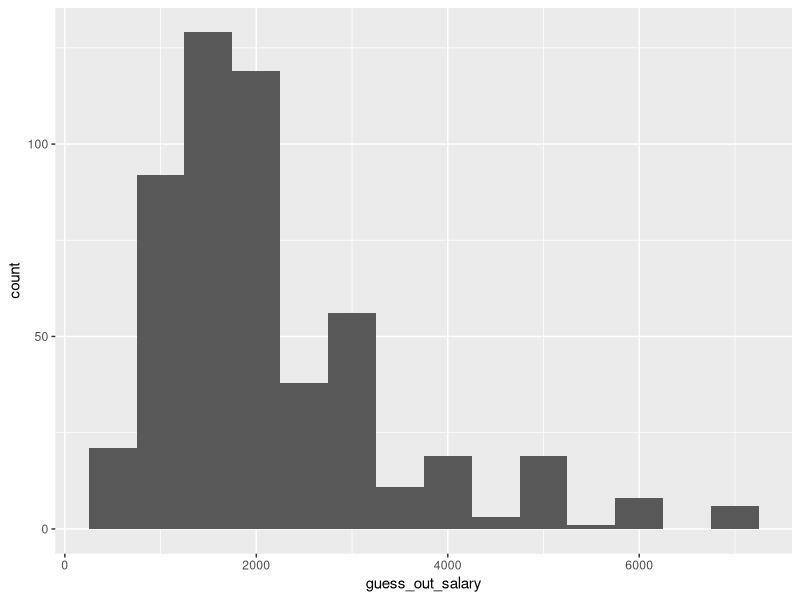

Reproduce this figure in R. (Note: this script raises an error after producing the figure.)

# Setup -------------------------------------------------------------------

library(tidyverse)
library(readxl)

# hip <- read_excel('data/weekdayend_all.xlsx')   # 295 obs. of 381 variables
hip <- read_excel('data/weekdayend_all2.xlsx')   # 525 obs. of 382 variables

dict <- read_csv('dictionary.csv')


# OA (morning) ------------------------------------------------------------

OA_names <- dict %>%
  filter(subcategory == 'OA_m') %>%
  pull(name)

OA_names_ms <- OA_names[-(1:8)]

## Cleaning ---------------------------------------------------------------

### Recoding --------------------------------------------------------------

hip_OA <- hip %>%
  select(all_of(OA_names[1:8])) %>%   # all but `minimal_salary_*` variables
  mutate(across(OA_names[1:5], as.integer)) %>%
  mutate(across(OA_names[6:8], as.factor)) %>%
  mutate(across(OA_names[6:8], ~recode(.,
                                       `0` = 'Likely',
                                       `1` = 'Somewhat likely',
                                       `2` = 'Somewhat unlikely',
                                       `3` = 'Very unlikely')))

### Winsorizing and trimming outliers -------------------------------------

# by winsorizing first, no need to specify `na.rm = TRUE` in `quantile()`
hip_OA <- hip_OA %>%

  mutate(guess_out_salary = replace(
    guess_out_salary,
    which(guess_out_salary > quantile(guess_out_salary, 0.99)),
    quantile(guess_out_salary, 0.99))) %>%
  mutate(guess_out_salary = replace(
    guess_out_salary,
    which(guess_out_salary < quantile(guess_out_salary, 0.01)),
    NA_real_))

### `minimal_salary_*` ----------------------------------------------------

hip_OA_ms <- hip %>%
  select(all_of(OA_names_ms))

# replace each `1` in `minimal_salary_*` with its corresponding value
# e.g. each `1` in `minimal_salary_a` becomes `600`
# and replace each `0` with `NA` of type double
for (i in 1:15) {
  hip_OA_ms <- hip_OA_ms %>%
    mutate(!!sym(OA_names_ms[i]) := recode(!!sym(OA_names_ms[i]),
                                           `0` = NA_real_,
                                           `1` = (i + 5) * 100))
}

# create new variable `minimal_salary`
# which is the minimum value across all `minimal_salary_*` columns
hip_OA_ms <- hip_OA_ms %>%
  rowwise() %>%
  mutate(minimal_salary = min(across(all_of(OA_names_ms)), na.rm = TRUE))

## Figures ----------------------------------------------------------------

ggplot(data = hip_OA) +
  geom_histogram(aes(x = guess_out_salary), binwidth = 500) +
  ggsave('figures/outside_options/OA1.png')

ggplot(data = hip_OA) +
  geom_histogram(aes(x = guess_out_hour), binwidth = 1) +
  ggsave('figures/outside_options/OA2.png')

ggplot(data = hip_OA) +
  geom_histogram(aes(x = guess_out_day), binwidth = 1) +
  ggsave('figures/outside_options/OA3.png')

ggplot(data = hip_OA) +
  geom_histogram(aes(x = guess_out_extra), binwidth = 1) +
  ggsave('figures/outside_options/OA4.png')

ggplot(data = hip_OA) +
  geom_histogram(aes(x = guess_out_night), binwidth = 1) +
  ggsave('figures/outside_options/OA4b.png')

ggplot(data = hip_OA) +
  geom_bar(aes(x = guess_out_transp)) +
  ggsave('figures/outside_options/OA5.png')

ggplot(data = hip_OA) +
  geom_bar(aes(x = guess_out_lunch)) +
  ggsave('figures/outside_options/OA6.png')

ggplot(data = hip_OA) +
  geom_bar(aes(x = guess_out_attend)) +
  ggsave('figures/outside_options/OA7.png')

ggplot(data = hip_OA_ms) +
  geom_histogram(aes(x = minimal_salary), binwidth = 100) +
  ggsave('figures/outside_options/OA8.png')


# OB (morning) ------------------------------------------------------------

OB_names <- dict %>%
  filter(subcategory == 'OB_m') %>%
  pull(name)

## Cleaning ---------------------------------------------------------------

### Recoding --------------------------------------------------------------

hip_OB <- hip %>%
  select(all_of(OB_names)) %>%
  mutate(across(OB_names[c(1, 3, 4)], as.integer)) %>%
  mutate(across(OB_names[c(2, 5)], as.factor)) %>%
  mutate(across(OB_names[c(2, 5)], ~recode(.,
                                           `0` = 'No',
                                           `1` = 'Yes',
                                           `100` = 'Not sure')))

### Trim errors -----------------------------------------------------------

hip_OB <- hip_OB %>%
  mutate(guess_out_promote = replace(guess_out_promote,
                                     which(guess_out_promote > 100L),
                                     NA_real_))

### Winsorizing and trimming outliers -------------------------------------

hip_OB <- hip_OB %>%

  mutate(guess_out_salary_1y = replace(
    guess_out_salary_1y,
    which(guess_out_salary_1y > quantile(guess_out_salary_1y, 0.99)),
    quantile(guess_out_salary_1y, 0.99))) %>%
  mutate(guess_out_salary_1y = replace(
    guess_out_salary_1y,
    which(guess_out_salary_1y < quantile(guess_out_salary_1y, 0.01)),
    NA_real_)) %>%

  mutate(guess_out_salary_super = replace(
    guess_out_salary_super,
    which(guess_out_salary_super > quantile(guess_out_salary_super, 0.99)),
    quantile(guess_out_salary_super, 0.99))) %>%
  mutate(guess_out_salary_super = replace(
    guess_out_salary_super,
    which(guess_out_salary_super < 100L), # too many above 1st percentile
    NA_real_))

## Figures ----------------------------------------------------------------

ggplot(data = hip_OB) +
  geom_histogram(aes(x = guess_out_salary_1y), binwidth = 500) +
  ggsave('figures/outside_options/OB2.png')

ggplot(data = hip_OB) +
  geom_bar(aes(x = guess_out_salary_1y_com)) +
  ggsave('figures/outside_options/OB2c.png')

ggplot(data = hip_OB) +
  geom_histogram(aes(x = guess_out_promote), binwidth = 10) +
  ggsave('figures/outside_options/OB3.png')

ggplot(data = hip_OB) +
  geom_histogram(aes(x = guess_out_salary_super), binwidth = 500) +
  ggsave('figures/outside_options/OB4.png')

ggplot(data = hip_OB) +
  geom_bar(aes(x = guess_out_promote_com)) +
  ggsave('figures/outside_options/OB4c.png')


# OC (morning) ------------------------------------------------------------

OC_names <- dict %>%
  filter(subcategory == 'OC_m') %>%
  pull(name)

## Cleaning ---------------------------------------------------------------

### Recoding --------------------------------------------------------------

hip_OC <- hip %>%
  select(all_of(OC_names)) %>%
  mutate(across(OC_names[c(1, 3, 5)], as.factor)) %>%
  mutate(across(OC_names[c(1, 3, 5)],
                ~recode(.,
                        `10` = 'Salary as an entry-level worker in the first month',
                        `11` = 'Salary as an entry-level worker after 6 months',
                        `12` = 'Chance of promotion to a higher level after 6 months',
                        `13` = 'Salary in the higher level',
                        `2` = 'Provide good work benefit',
                        `3` = 'Reasonable work hours',
                        `4` = 'The task is interesting',
                        `5` = 'Skill development',
                        `6` = 'Good management' #, `100` = 'Others'
                ))) %>%
  # manually relevel to match questionnaire
  mutate(across(OC_names[c(1, 3, 5)],
                ~fct_relevel(.,
                             'Salary as an entry-level worker in the first month',
                             'Salary as an entry-level worker after 6 months',
                             'Chance of promotion to a higher level after 6 months',
                             'Salary in the higher level',
                             'Provide good work benefit',
                             'Reasonable work hours',
                             'The task is interesting',
                             'Skill development',
                             'Good management' #, 'Others'
                ))) %>%
  mutate(across(OC_names[c(2, 4, 6)], as.character))

## Figures ----------------------------------------------------------------

ggplot(data = hip_OC) +
  geom_bar(aes(x = jobaspect_first)) +
  scale_x_discrete(guide = guide_axis(n.dodge = 3)) +
  ggsave('figures/outside_options/OC1i.png')

ggplot(data = hip_OC) +
  geom_bar(aes(x = jobaspect_second)) +
  scale_x_discrete(guide = guide_axis(n.dodge = 3)) +
  ggsave('figures/outside_options/OC1ii.png')

ggplot(data = hip_OC) +
  geom_bar(aes(x = jobaspect_third)) +
  scale_x_discrete(guide = guide_axis(n.dodge = 3)) +
  ggsave('figures/outside_options/OC1iii.png')

# no figures for `jobaspect_*_other` variables since other responses never provided


